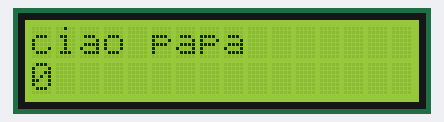
Bench run of a sketch on a simulated Arduino Uno, built with avr-gcc and run on an emulated ATmega328P. On the bench: 16×2 character LCD.

Above: at 0.1 s.
At 4.1 s:
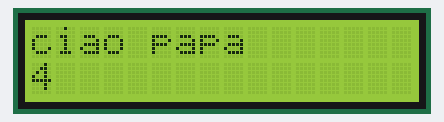
At 9.1 s:
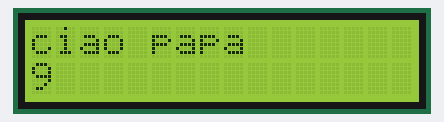
At 19.1 s:
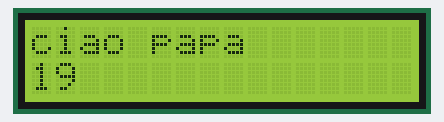
At 28.1 s:
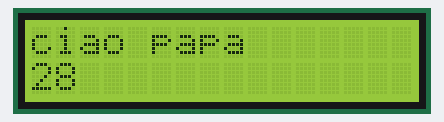
At 38.1 s:
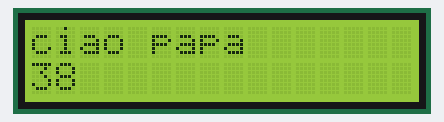

Measured:
- what the display in image 1 shows lasts 1.0 s, from 4.1 s to 5.1 s

The sketch:

lcd.ino
```cpp
#include <LiquidCrystal.h>

const int rs = 6, en = 7, d4 = 5, d5 = 4, d6 = 3, d7 = 2;
LiquidCrystal lcd(rs, en, d4, d5, d6, d7);
void setup() {
  lcd.begin(16, 2);
  lcd.print("ciao papa");
}
int c = 0;
void loop() {
  lcd.setCursor(0, 1);
  lcd.print(c);
  delay(1000);
  c++;
}
```
